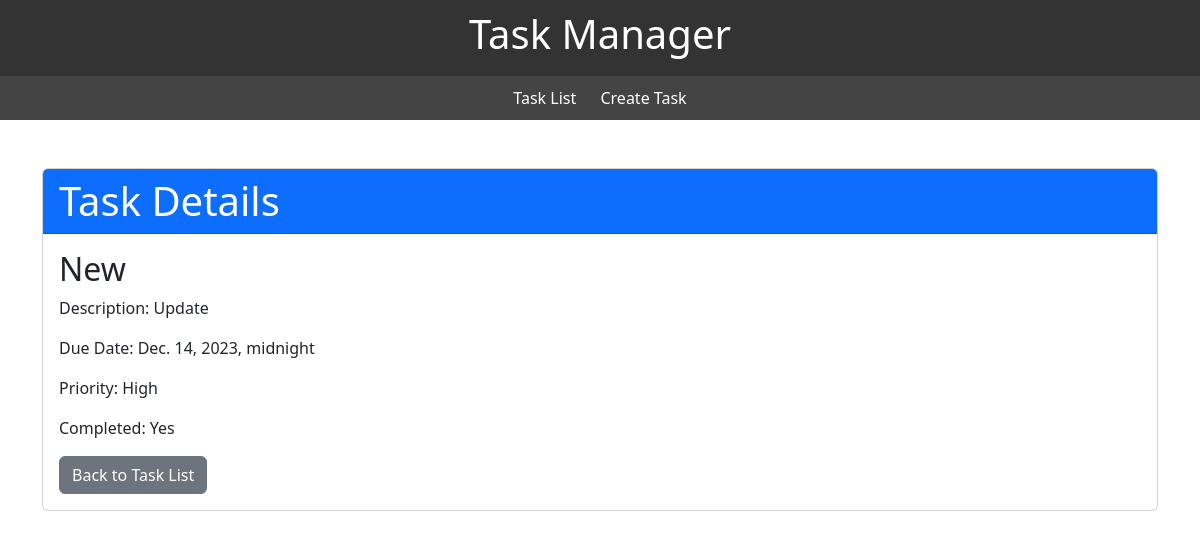
The page /tasks/6/ on the database its author committed.
### tasks/models.py (models this page shows)
class Task(models.Model):
    title = models.CharField(max_length=255)
    description = models.TextField()
    photos = models.ImageField(upload_to='task_photos/', null=True, blank=True)
    creation_date = models.DateTimeField(auto_now_add=True)
    due_date = models.DateTimeField()
    priority = models.CharField(max_length=10, choices=[('low', 'Low'), ('medium', 'Medium'), ('high', 'High')])
    is_complete = models.BooleanField(default=False)

### tasks/views.py (the view)
# urls.py: path('tasks/<int:pk>/', TaskDetailView.as_view(), name='task_detail'),
class TaskDetailView(View):
    template_name = 'tasks/task_detail.html'
    def get(self, request, pk):
        task = get_object_or_404(Task, pk=pk)
        return render(request, self.template_name, {'task': task})

### tasks/Templates/tasks/task_detail.html (shortened to what this page needs)
{% extends 'tasks/base.html' %}
{% block content %}
    <div class="container mt-5">
        <div class="card">
            <div class="card-header bg-primary text-white">
                <h1 class="mb-0">Task Details</h1>
            </div>
            <div class="card-body">
                <h2>{{ task.title }}</h2>
                <p>Description: {{ task.description }}</p>
                <p>Due Date: {{ task.due_date }}</p>
                <p>Priority: {{ task.get_priority_display }}</p>
                <p>Completed: {% if task.is_complete %}Yes{% else %}No{% endif %}</p>
                <a href="{% url 'task_list' %}" class="btn btn-secondary">Back to Task List</a>
            </div>
        </div>
    </div>
{% endblock %}

### tasks/Templates/tasks/base.html (style rules this page uses)
body { font-family: 'Arial', sans-serif; margin: 0; padding: 0; background-color: #f4f4f4; }

### rows shown on the page
Task: title "New", description "Update", due_date "Dec. 14, 2023, midnight", priority "High"
